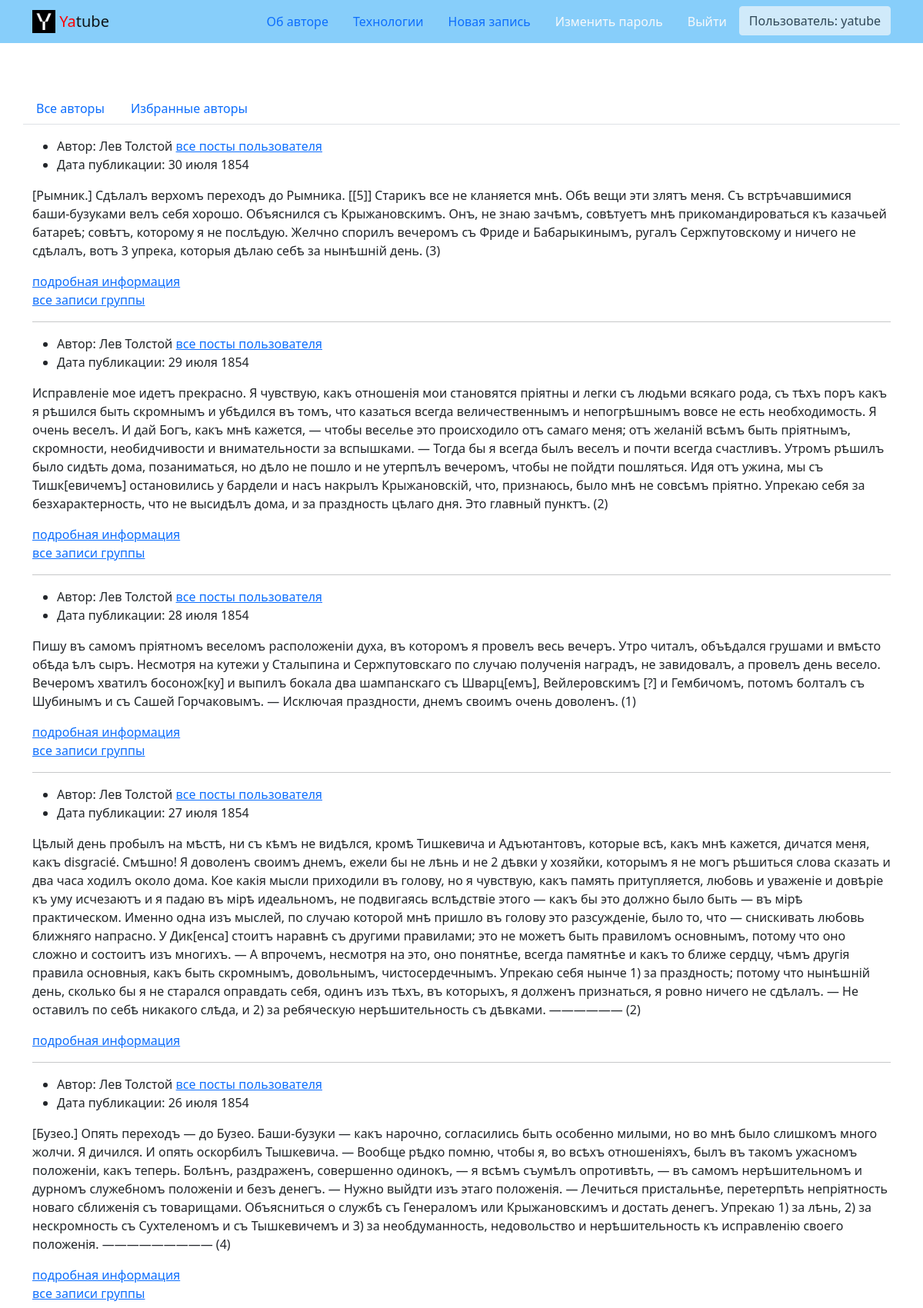
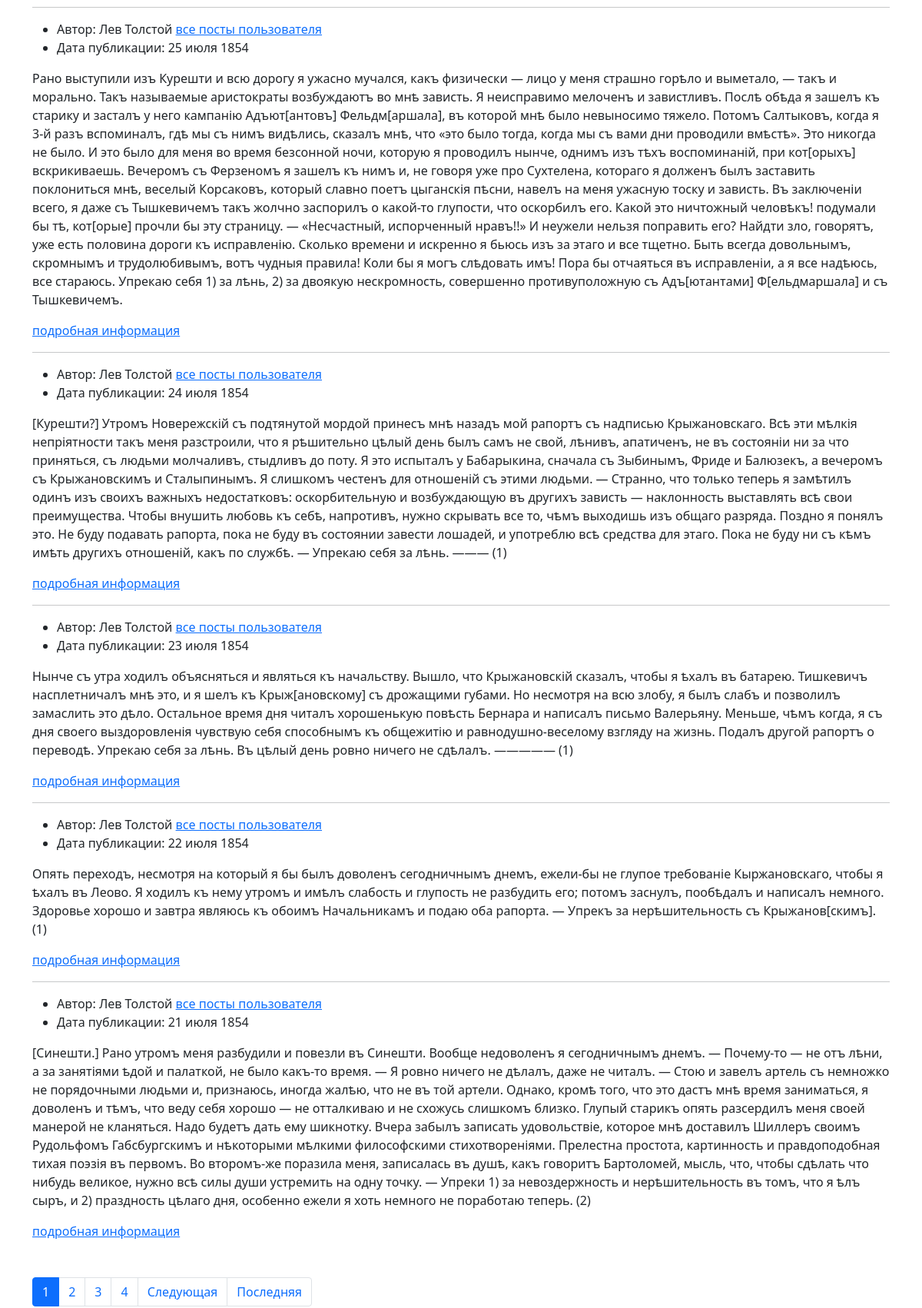
Screenshot of /follow/ (signed in, upper part) with the database file from the repository (2 pictures, top to bottom).
### posts/models.py (models this page shows, shortened)
class Post(CreatedModel):
    text = models.TextField(
        'Текст поста',
        help_text='Введите текст поста'
    )
    author = models.ForeignKey(
        User,
        on_delete=models.CASCADE,
        related_name='posts',
        verbose_name='Автор'
    )
    group = models.ForeignKey(
        Group,
        blank=True,
        null=True,
        on_delete=models.SET_NULL,
        related_name='posts',
        verbose_name='Группа',
        help_text='Группа, к которой будет относиться пост'
    )
    image = models.ImageField(
        'Картинка',
        upload_to='posts/',
        blank=True
    )
    class Meta:
        ordering = ('-pub_date',)
        verbose_name = 'Пост'
        verbose_name_plural = 'Посты'

### posts/views.py (the view)
# urls.py: path('follow/', views.follow_index, name='follow_index'),
@login_required
def follow_index(request):
    followed_authors = Follow.objects.filter(user=request.user)
    author_ids = [followed.author.id for followed in followed_authors]
    post_list = Post.objects.filter(
        author__in=author_ids).select_related('group')
    page_obj = posts_paginator(request, post_list, POSTS_PER_PAGE)
    return render(request, 'posts/follow.html', {'page_obj': page_obj})

### core/context_processors/year.py (called while the page is built)
def year(request):
    return {
        'year': datetime.datetime.now().year
    }

### posts/utils.py (called while the page is built)
def posts_paginator(request, post_list: QuerySet, posts_count: int):
    paginator = Paginator(post_list, posts_count)
    page_number = request.GET.get('page')
    page_obj = paginator.get_page(page_number)
    return page_obj

### templates/posts/follow.html (shortened to what this page needs)
{% extends 'base.html' %}
{% block content %}
  {% include 'posts/includes/switcher.html' %}
  {% for post in page_obj %}
    {% include 'posts/includes/post_text.html' %}
    {% if post.group %}
      <a href="{% url 'posts:group_list' post.group.slug %}">все записи группы</a>
    {% endif %}
    {% if not forloop.last %}
      <hr>
    {% endif %}
  {% endfor %}
  {% include 'posts/includes/paginator.html' %}
{% endblock %}

### templates/base.html (shortened to what this page needs)
<!DOCTYPE html>
<html lang="ru">
<head>
  {% load static %}
  <link rel="stylesheet" href="{% static 'css/bootstrap.min.css' %}">
</head>
<body>
<header>
  {% include 'includes/header.html' %}
</header>
<main>
  <div class="container py-5">
    {% block content %}{% endblock %}
  </div>
</main>
</body>
</html>

### templates/includes/header.html (shortened to what this page needs)
{% load static %}
<nav class="navbar navbar-light" style="background-color: lightskyblue">
  <div class="container">
    <a class="navbar-brand" href="{% url 'posts:index' %}">
      <img src="{% static 'img/logo.png' %}" width="30" height="30" class="d-inline-block align-top" alt="">
      <span style="color:red">Ya</span>tube
    </a>
    <ul class="nav nav-pills">
      {% with request.resolver_match.view_name as view_name %}
        <li class="nav-item">
          <a class="nav-link {% if view_name  == 'about:author' %}active{% endif %}"
             href="{% url 'about:author' %}">
            Об авторе
          </a>
        </li>
        <li class="nav-item">
          <a class="nav-link {% if view_name  == 'about:tech' %}active{% endif %}"
             href="{% url 'about:tech' %}">Технологии</a>
        </li>
        {% if request.user.is_authenticated %}
          <li class="nav-item">
            <a class="nav-link {% if view_name  == "posts:post_create" %}active{% endif %}"
               href="{% url 'posts:post_create' %}">Новая запись</a>
          </li>
          <li class="nav-item">
            <a class="nav-link link-light {% if view_name  == 'users:password_change' %}active{% endif %}"
               href="{% url 'users:password_change' %}">Изменить пароль</a>
          </li>
          <li class="nav-item">
            <a class="nav-link link-light {% if view_name  == 'users:logout' %}active{% endif %}"
               href="{% url 'users:logout' %}">Выйти</a>
          </li>
          <li>
            <button type="button" class="btn btn btn-light" disabled>Пользователь: {{ user.username }}</button>
          </li>
        {% endif %}
      {% endwith %}
    </ul>
  </div>
</nav>

### templates/posts/includes/switcher.html
{% if user.is_authenticated %}
  <div class="row my-3">
    <ul class="nav nav-tabs">
      <li class="nav-item">
        <a
          class="nav-link {% if index %}active{% endif %}"
          href="{% url 'posts:index' %}"
        >
          Все авторы
        </a>
      </li>
      <li class="nav-item">
        <a
           class="nav-link {% if follow %}active{% endif %}"
           href="{% url 'posts:follow_index' %}"
        >
          Избранные авторы
        </a>
      </li>
    </ul>
  </div>
{% endif %}

### templates/posts/includes/post_text.html (shortened to what this page needs)
{% load thumbnail %}
<article>
  <ul>
    <li>
      Автор: {{ post.author.get_full_name }}
      <a href="{% url 'posts:profile' post.author.username %}">все посты пользователя</a>
    </li>
    <li>
      Дата публикации: {{ post.pub_date|date:"d E Y" }}
    </li>
  </ul>
  <p>{{ post.text }}</p>
  <a href="{% url 'posts:post_detail' post.id %}">подробная информация</a>
</article>

### templates/posts/includes/paginator.html (shortened to what this page needs)
{% if page_obj.has_other_pages %}
  <nav aria-label="Page navigation" class="my-5">
    <ul class="pagination">
      {% for i in page_obj.paginator.page_range %}
        {% if page_obj.number == i %}
          <li class="page-item active">
            <span class="page-link">{{ i }}</span>
          </li>
        {% else %}
          <li class="page-item">
            <a class="page-link" href="?page={{ i }}">{{ i }}</a>
          </li>
        {% endif %}
      {% endfor %}
      {% if page_obj.has_next %}
        <li class="page-item">
          <a class="page-link" href="?page={{ page_obj.next_page_number }}">
            Следующая
          </a>
        </li>
        <li class="page-item">
          <a class="page-link" href="?page={{ page_obj.paginator.num_pages }}">
            Последняя
          </a>
        </li>
      {% endif %}
    </ul>
  </nav>
{% endif %}

### rows the page displays
Post: author.get_full_name "Лев Толстой", pub_date "30 июля 1854", text "[Рымник.] Сдѣлалъ верхомъ переходъ до Рымника. [[5]] Старикъ все не кланяется мнѣ. Обѣ вещи эти злятъ меня. Съ встрѣчавшимися баши-бузуками велъ себя хорошо. Объяснился съ Крыжановскимъ. Онъ, не знаю зачѣмъ, совѣтуетъ мнѣ прикомандироваться къ казачьей батареѣ; совѣтъ, которому я не послѣдую. Желчно спорилъ вечеромъ съ Фриде и Бабарыкинымъ, ругалъ Сержпутовскому и ничего не сдѣлалъ, вотъ 3 упрека, которыя дѣлаю себѣ за нынѣшній день. (3)", shows "все записи группы"
Post: author.get_full_name "Лев Толстой", pub_date "29 июля 1854", text "Исправленіе мое идетъ прекрасно. Я чувствую, какъ отношенія мои становятся пріятны и легки съ людьми всякаго рода, съ тѣхъ поръ какъ я рѣшился быть скромнымъ и убѣдился въ томъ, что казаться всегда величественнымъ и непогрѣшнымъ вовсе не есть необходимость. Я очень веселъ. И дай Богъ, какъ мнѣ кажется, — чтобы веселье это происходило отъ самаго меня; отъ желаній всѣмъ быть пріятнымъ, скромности, необидчивости и внимательности за вспышками. — Тогда бы я всегда былъ веселъ и почти всегда счастливъ. Утромъ рѣшилъ было сидѣть дома, позаниматься, но дѣло не пошло и не утерпѣлъ вечеромъ, чтобы не пойдти пошляться. Идя отъ ужина, мы съ Тишк[евичемъ] остановились у бардели и насъ накрылъ…", shows "все записи группы"
Post: author.get_full_name "Лев Толстой", pub_date "28 июля 1854", text "Пишу въ самомъ пріятномъ веселомъ расположеніи духа, въ которомъ я провелъ весь вечеръ. Утро читалъ, объѣдался грушами и вмѣсто обѣда ѣлъ сыръ. Несмотря на кутежи у Сталыпина и Сержпутовскаго по случаю полученія наградъ, не завидовалъ, а провелъ день весело. Вечеромъ хватилъ босонож[ку] и выпилъ бокала два шампанскаго съ Шварц[емъ], Вейлеровскимъ [?] и Гембичомъ, потомъ болталъ съ Шубинымъ и съ Сашей Горчаковымъ. — Исключая праздности, днемъ своимъ очень доволенъ. (1)", shows "все записи группы"
Post: author.get_full_name "Лев Толстой", pub_date "27 июля 1854", text "Цѣлый день пробылъ на мѣстѣ, ни съ кѣмъ не видѣлся, кромѣ Тишкевича и Адъютантовъ, которые всѣ, какъ мнѣ кажется, дичатся меня, какъ disgracié. Смѣшно! Я доволенъ своимъ днемъ, ежели бы не лѣнь и не 2 дѣвки у хозяйки, которымъ я не могъ рѣшиться слова сказать и два часа ходилъ около дома. Кое какія мысли приходили въ голову, но я чувствую, какъ память притупляется, любовь и уваженіе и довѣріе къ уму исчезаютъ и я падаю въ мірѣ идеальномъ, не подвигаясь вслѣдствіе этого — какъ бы это должно было быть — въ мірѣ практическом. Именно одна изъ мыслей, по случаю которой мнѣ пришло въ голову это разсужденіе, было то, что — снискивать любовь ближняго напрасно. У Дик[енса] стоитъ наравнѣ съ другими…"
Post: author.get_full_name "Лев Толстой", pub_date "26 июля 1854", text "[Бузео.] Опять переходъ — до Бузео. Баши-бузуки — какъ нарочно, согласились быть особенно милыми, но во мнѣ было слишкомъ много жолчи. Я дичился. И опять оскорбилъ Тышкевича. — Вообще рѣдко помню, чтобы я, во всѣхъ отношеніяхъ, былъ въ такомъ ужасномъ положеніи, какъ теперь. Болѣнъ, раздраженъ, совершенно одинокъ, — я всѣмъ съумѣлъ опротивѣть, — въ самомъ нерѣшительномъ и дурномъ служебномъ положеніи и безъ денегъ. — Нужно выйдти изъ этаго положенія. — Лечиться пристальнѣе, перетерпѣть непріятность новаго сближенія съ товарищами. Объясниться о службѣ съ Генераломъ или Крыжановскимъ и достать денегъ. Упрекаю 1) за лѣнь, 2) за нескромность съ Сухтеленомъ и съ Тышкевичемъ и 3) за…", shows "все записи группы"
Post: author.get_full_name "Лев Толстой", pub_date "25 июля 1854", text "Рано выступили изъ Курешти и всю дорогу я ужасно мучался, какъ физически — лицо у меня страшно горѣло и выметало, — такъ и морально. Такъ называемые аристократы возбуждаютъ во мнѣ зависть. Я неисправимо мелоченъ и завистливъ. Послѣ обѣда я зашелъ къ старику и засталъ у него кампанію Адъют[антовъ] Фельдм[аршала], въ которой мнѣ было невыносимо тяжело. Потомъ Салтыковъ, когда я 3-й разъ вспоминалъ, гдѣ мы съ нимъ видѣлись, сказалъ мнѣ, что «это было тогда, когда мы съ вами дни проводили вмѣстѣ». Это никогда не было. И это было для меня во время безсонной ночи, которую я проводилъ нынче, однимъ изъ тѣхъ воспоминаній, при кот[орыхъ] вскрикиваешь. Вечеромъ съ Ферзеномъ я зашелъ къ нимъ и, не…"
Post: author.get_full_name "Лев Толстой", pub_date "24 июля 1854", text "[Курешти?] Утромъ Новережскій съ подтянутой мордой принесъ мнѣ назадъ мой рапортъ съ надписью Крыжановскаго. Всѣ эти мѣлкія непріятности такъ меня разстроили, что я рѣшительно цѣлый день былъ самъ не свой, лѣнивъ, апатиченъ, не въ состояніи ни за что приняться, съ людьми молчаливъ, стыдливъ до поту. Я это испыталъ у Бабарыкина, сначала съ Зыбинымъ, Фриде и Балюзекъ, а вечеромъ съ Крыжановскимъ и Сталыпинымъ. Я слишкомъ честенъ для отношеній съ этими людьми. — Странно, что только теперь я замѣтилъ одинъ изъ своихъ важныхъ недостатковъ: оскорбительную и возбуждающую въ другихъ зависть — наклонность выставлять всѣ свои преимущества. Чтобы внушить любовь къ себѣ, напротивъ, нужно скрывать все…"
Post: author.get_full_name "Лев Толстой", pub_date "23 июля 1854", text "Нынче съ утра ходилъ объясняться и являться къ начальству. Вышло, что Крыжановскій сказалъ, чтобы я ѣхалъ въ батарею. Тишкевичъ насплетничалъ мнѣ это, и я шелъ къ Крыж[ановскому] съ дрожащими губами. Но несмотря на всю злобу, я былъ слабъ и позволилъ замаслить это дѣло. Остальное время дня читалъ хорошенькую повѣсть Бернара и написалъ письмо Валерьяну. Меньше, чѣмъ когда, я съ дня своего выздоровленія чувствую себя способнымъ къ общежитію и равнодушно-веселому взгляду на жизнь. Подалъ другой рапортъ о переводѣ. Упрекаю себя за лѣнь. Въ цѣлый день ровно ничего не сдѣлалъ. ————— (1)"
Post: author.get_full_name "Лев Толстой", pub_date "22 июля 1854", text "Опять переходъ, несмотря на который я бы былъ доволенъ сегодничнымъ днемъ, ежели-бы не глупое требованіе Кыржановскаго, чтобы я ѣхалъ въ Леово. Я ходилъ къ нему утромъ и имѣлъ слабость и глупость не разбудить его; потомъ заснулъ, пообѣдалъ и написалъ немного. Здоровье хорошо и завтра являюсь къ обоимъ Начальникамъ и подаю оба рапорта. — Упрекъ за нерѣшительность съ Крыжанов[скимъ]. (1)"
Post: author.get_full_name "Лев Толстой", pub_date "21 июля 1854", text "[Синешти.] Рано утромъ меня разбудили и повезли въ Синешти. Вообще недоволенъ я сегодничнымъ днемъ. — Почему-то — не отъ лѣни, а за занятіями ѣдой и палаткой, не было какъ-тο время. — Я ровно ничего не дѣлалъ, даже не читалъ. — Стою и завелъ артель съ немножко не порядочными людьми и, признаюсь, иногда жалѣю, что не въ той артели. Однако, кромѣ того, что это дастъ мнѣ время заниматься, я доволенъ и тѣмъ, что веду себя хорошо — не отталкиваю и не схожусь слишкомъ близко. Глупый старикъ опять разсердилъ меня своей манерой не кланяться. Надо будетъ дать ему шикнотку. Вчера забылъ записать удовольствіе, которое мнѣ доставилъ Шиллеръ своимъ Рудольфомъ Габсбургскимъ и нѣкоторыми мѣлкими…"

### other values shown
{{ user.username }} "yatube"
{{ i }} "1"
{{ i }} "2" "3" "4"
